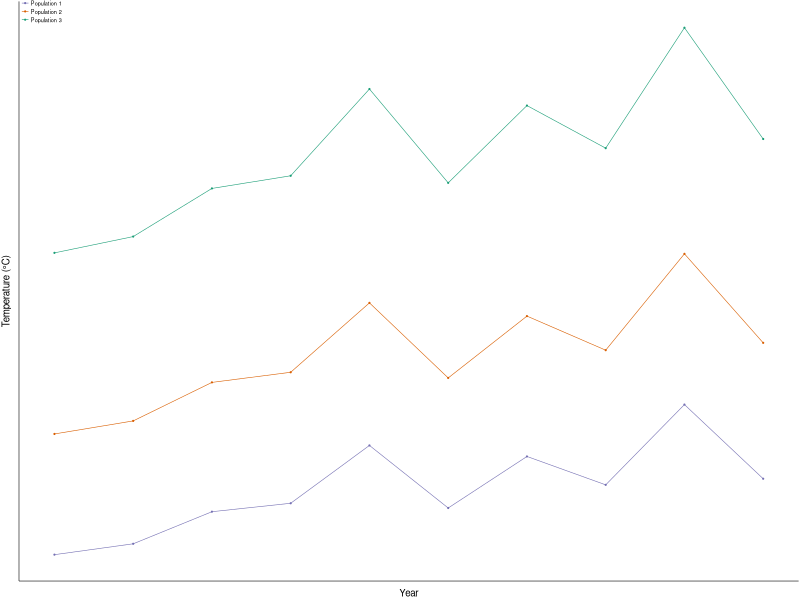
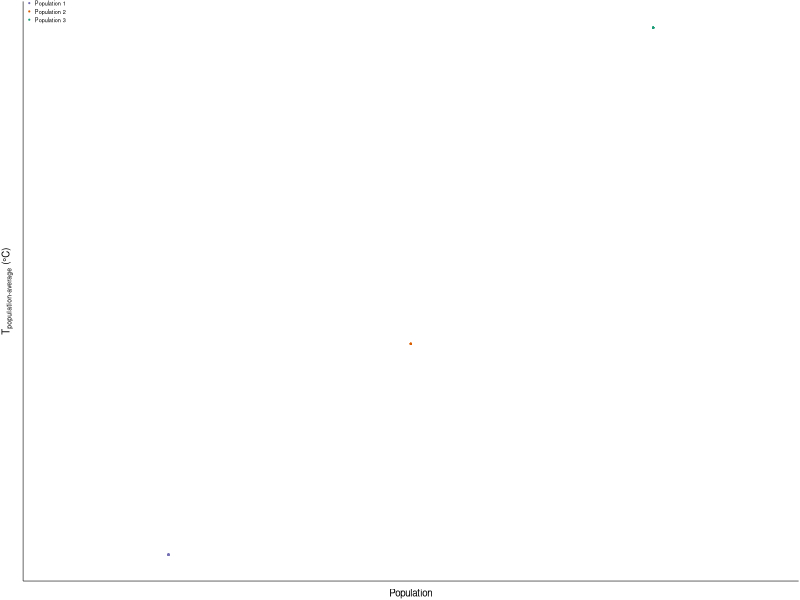
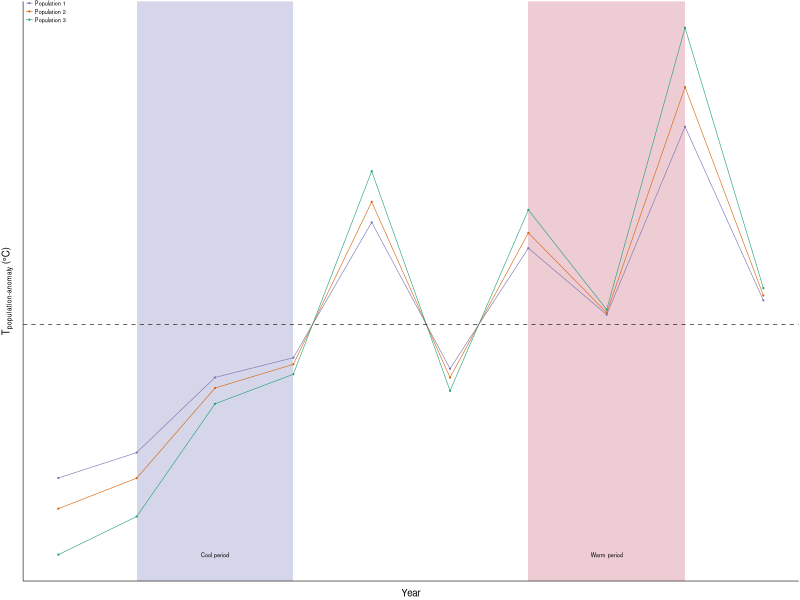
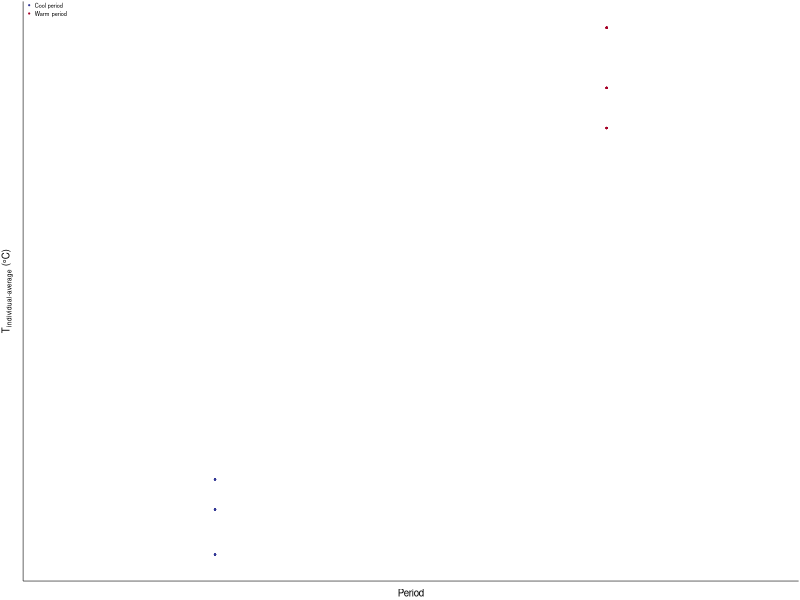
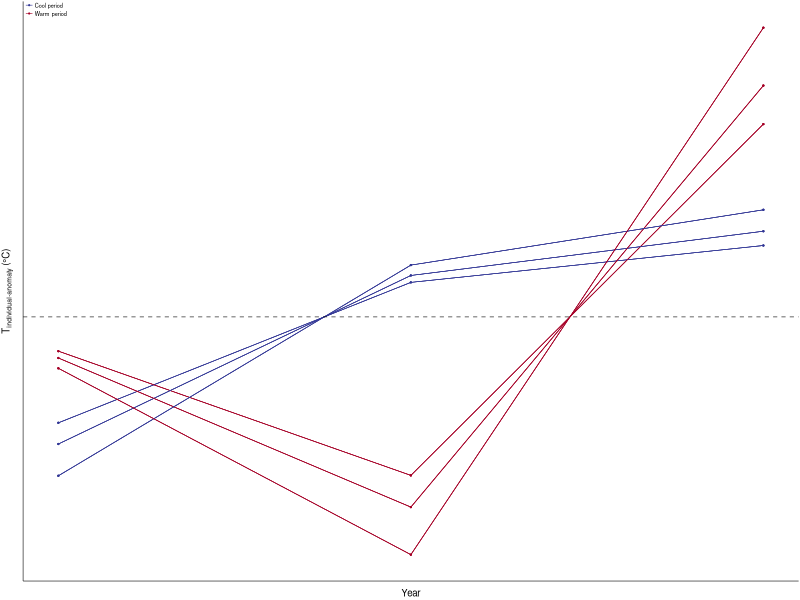
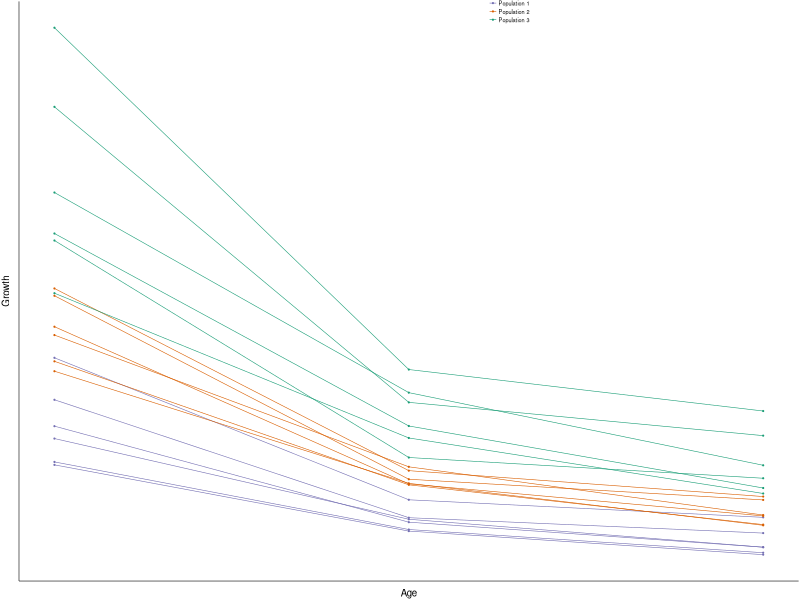
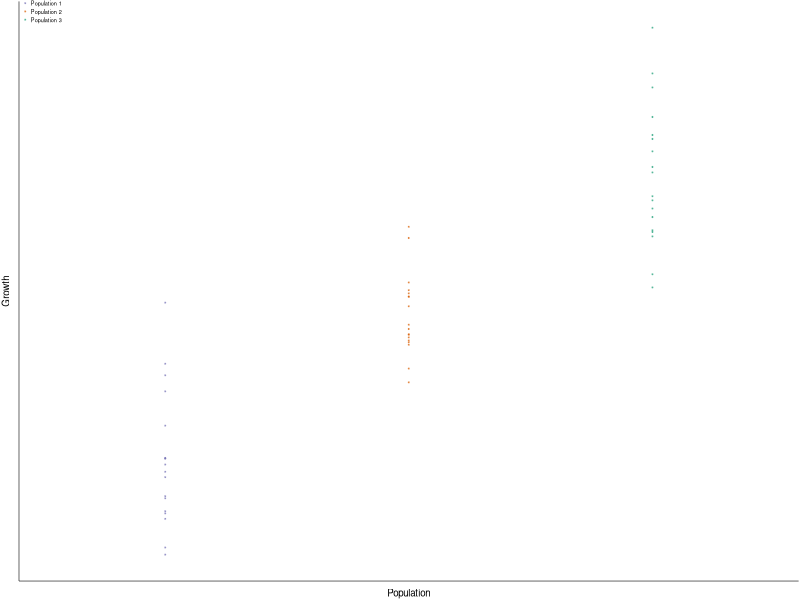
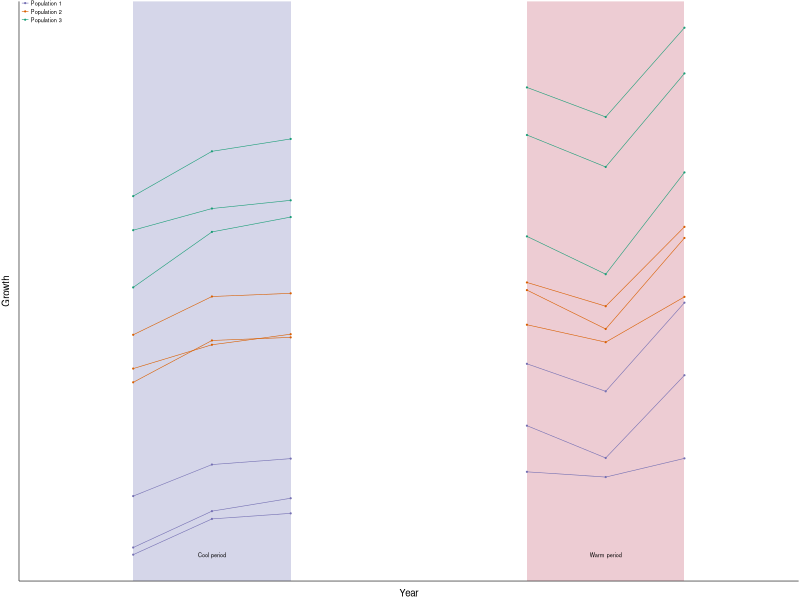

R code for these plots, in order: (Note: this script raises an error after producing the figures.)
library(tidyverse)
library(lme4)
library(effects)

# create a customised theme
theme_custom <- theme_classic() +
  theme(legend.background = element_rect(fill='transparent'),
        legend.key = element_rect(fill='transparent'),
        axis.text = element_blank(), 
        axis.ticks = element_blank(),
        legend.title = element_blank()) +
  theme(legend.position = c(0, 1),
        legend.justification = c(0.1, 0.75),
        axis.title = element_text(size = 7),
        axis.line = element_line(size = 0.2),
        legend.text = element_text(size = 4, margin = margin(l = 1, unit = "pt")),
        legend.key.size = unit(6, "pt"),
        plot.margin = unit(c(1,1,1,1), "pt")) 

## temperature panel ----
### temp data (population) -----
#### setup
pop <- c("Population 1", "Population 2", "Population 3")
n_pop <- length(pop)
n_year <- 10

#### data
set.seed(17) #17 for 10 year, 24 for 20 year
data_temp <- tibble(year = rep(seq(1, n_year), n_pop),
                    temp = rep(rnorm(n_year, mean = 6, sd = 0.5), n_pop),
                    pop = rep(pop, each = n_year)) %>%
  mutate(temp = temp * rep(c(1, 1.2, 1.5), each = n_year)) 

#pop_ave vs pop_ano
data_temp <- data_temp %>% 
  group_by(pop) %>% 
  mutate(pop_ave = mean(temp),
         pop_ano = temp - pop_ave) 

# manual arrangement to have increasing trend in year 2-4 and 7-9
data_temp <- data_temp %>% mutate(year = c(1,4,3,2,7,6,5,9,8,10))

### fish data (individual) ----
#### setup
# each pop has 2 cohorts, each cohort has 3 fish, each fish has 3 ages 
cohort <- c(2,7) # cohort 2: low temp, cohort 7: high temp
n_cohort = length(cohort)
n_age = 3
n_fish = 3*n_pop*n_cohort # each pop and each cohort 3 fish

df_period <- tibble(cohort = cohort,
                    period_mean = c(3,8),
                    period_name = c("Cool period",
                                    "Warm period"))

data_fish <- tibble(
  fish = 1:n_fish,
  pop = rep(pop, each = n_fish/n_pop),
  cohort = rep(cohort, n_fish/n_cohort)) %>%
  crossing(age = seq(1, n_age)) %>%
  mutate(year = cohort + age - 1)

# calculate ind_temp
data_fish <- data_fish %>% 
  left_join(data_temp) %>%
  group_by(fish) %>% 
  mutate(ind_ave = mean(pop_ano),
         ind_ano = pop_ano - ind_ave) %>%
  ungroup() %>%
  left_join(df_period)

### plot ----
#### temp
ggplot(data = data_temp, aes(x = year, y = temp, color = pop)) +
  geom_point(size = 0.1) +
  geom_line(linewidth = 0.2) +
  #geom_point(alpha = 0) +
  labs(x = "Year",
       y = "Temperature (°C)",
       color = "Population") +
  scale_color_brewer(palette = "Dark2", direction = -1) +
  theme_custom

p_temp <- last_plot()

#### pop-average pop-anomaly 
# pop-average
ggplot(data = data_temp, aes(x = pop, y = pop_ave, color = pop)) + 
  geom_point(size = 0.1) +
  labs(x = "Population",
       y = expression('T'['population-average'] * ' (°C)'),
       color = "Population") +
  scale_color_brewer(palette = "Dark2", direction = -1) +
  theme_custom

p_temp_pop.ave <- last_plot()

#### pop-anomaly
ggplot(data = data_temp, aes(x = year, y = pop_ano, color = pop)) + 
  annotate("rect", xmin = 2, xmax = 4, 
           ymin = -Inf, 
           ymax = Inf,
           fill = "#313695",
           alpha = 0.2) +
  annotate("rect", xmin = 7, xmax = 9, 
           ymin = -Inf, 
           ymax = Inf,
           fill = "#a50026",
           alpha = 0.2) +
  geom_point(size = 0.1) +
  geom_line(linewidth = 0.2) +
  geom_hline(yintercept = 0, linetype = "dashed", linewidth = 0.2) +
  labs(x = "Year",
       y = expression('T'['population-anomaly'] * ' (°C)'),
       color = "Population") +
  scale_color_brewer(palette = "Dark2", direction = -1) +
  annotate("text", 
           x = 3,
           y = min(data_temp$pop_ano), 
           label = "Cool period",
           size = 4/.pt) +
  annotate("text", 
           x = 8,
           y = min(data_temp$pop_ano), 
           label = "Warm period",
           size = 4/.pt) +
  theme_custom

p_temp_pop.ano <- last_plot()

#### ind-average
ggplot(data = data_fish, aes(x = period_mean, y = ind_ave, color = period_name)) + 
  geom_point(size = 0.1) +
  labs(x = "Period",
       y = expression('T'['individual-average'] * ' (°C)'),
       color = "Population") +
  scale_color_manual(values = c("Cool period" = "#313695", "Warm period" = "#a50026")) +
  xlim(1,10) +
  theme_custom

p_temp_ind.ave <- last_plot()

#### ind-anomaly
ggplot(data = data_fish, aes(x = age, y = ind_ano, group = fish, color = period_name)) + 
  geom_point(size = 0.1) +
  geom_line(linewidth = 0.2) +
  geom_hline(yintercept = 0, linetype = "dashed", linewidth = 0.2) +
  labs(x = "Year",
       y = expression('T'['individual-anomaly'] * ' (°C)'),
       color = "Population") +
  scale_color_manual(values = c("Cool period" = "#313695", "Warm period" = "#a50026")) +
  theme_custom

p_temp_ind.ano <- last_plot()

## growth panel ----
### data ----
set.seed(1)
data <- data_fish %>%
  mutate(intercept_fishid = rep(rnorm(n_fish, 0, 0.15), each = n_age),
         slope_fishid = rep(rnorm(n_fish, 0, 0.1), each = n_age)) %>%
  mutate(
    log_age = log(age),
    
    # growth - temperature effect
    growth_fish = (intercept_fishid) + 0.3*pop_ave + 0.3*ind_ave + (0.3 + slope_fishid)*ind_ano,
    growth = growth_fish + rnorm(nrow(.), 0, 0.01),
    
    # growth - temperature + age effect
    log_growth_at_age_true = 3 - 1.2*log_age, 
    log_growth_at_age = log_growth_at_age_true + growth,
    growth_at_age = exp(log_growth_at_age),
    
    # growth-temperature true
    growth_pop_ave_true = exp(3 - 1.2*mean(log_age) + 0.3*pop_ave + 0.3*mean(pop_ano)),
    growth_pop_ano_true = exp(3 - 1.2*mean(log_age) + 0.3*mean(pop_ave) + 0.3*pop_ano),
    growth_ind_ave_true = exp(3 - 1.2*mean(log_age) + 0.3*mean(pop_ave) + 0.3*ind_ave + 0.3*mean(ind_ano)),
    growth_ind_ano_true = exp(3 - 1.2*mean(log_age) + 0.3*mean(pop_ave) + 0.3*mean(ind_ave) + 0.3*ind_ano),
    growth_ind_ano_fish = exp((3+intercept_fishid) - 1.2*mean(log_age) + 0.3*mean(pop_ave) + 0.3*mean(ind_ave) + (0.3 + slope_fishid)*ind_ano)
  )

### plot ----
#### growth 
ggplot(data = data, aes(x = age, y = growth_at_age, group = fish, color = pop)) +
  geom_point(size = 0.1) +
  geom_line(linewidth = 0.2) +
  labs(x = "Age",
       y = "Growth",
       color = "Population") +
  scale_color_brewer(palette = "Dark2", direction = -1) +
  guides(colour = guide_legend(override.aes = list(alpha = 1))) +
  theme(legend.background = element_rect(fill='transparent'),
        axis.text = element_blank(), 
        axis.ticks = element_blank(),
        legend.title = element_blank()) +
  theme_custom +
  theme(legend.position = c(0.6, 1))

p_growth <- last_plot()

#### pop-average
ggplot(data = data, aes(x = pop, y = growth, group = fish, color = pop)) +
  geom_point(size = 0.1, alpha = 0.5) +
  labs(x = "Population",
       y = "Growth",
       color = "Population") +
  scale_color_brewer(palette = "Dark2", direction = -1) +
  theme_custom

p_growth_pop.ave <- last_plot()

#### pop-anomaly
ggplot(data = data, aes(x = year, y = growth, group = fish, color = pop)) + 
  annotate("rect", xmin = 2, xmax = 4, 
           ymin = -Inf, 
           ymax = Inf,
           fill = "#313695",
           alpha = 0.2) +
  annotate("rect", xmin = 7, xmax = 9, 
           ymin = -Inf, 
           ymax = Inf,
           fill = "#a50026",
           alpha = 0.2) +
  geom_point(size = 0.1) +
  geom_line(linewidth = 0.2) +
  labs(x = "Year",
       y = "Growth",
       color = "Population") +
  scale_color_brewer(palette = "Dark2", direction = -1) +
  annotate("text", 
           x = 3,
           y = min(data$growth), 
           label = "Cool period",
           size = 4/.pt) +
  annotate("text", 
           x = 8,
           y = min(data$growth), 
           label = "Warm period",
           size = 4/.pt) +
  xlim(1,10) +
  guides(colour = guide_legend(override.aes = list(alpha = 1))) +
  theme_custom

p_growth_pop.ano <- last_plot()

#### ind-average
ggplot(data = data, aes(x = period_mean, y = growth, group = fish, color = period_name)) +
  geom_point(size = 0.1, alpha = 0.5) +
  labs(x = "Period",
       y = "Growth") +
  scale_color_manual(values = c("Cool period" = "#313695", "Warm period" = "#a50026")) +
  guides(colour = guide_legend(override.aes = list(alpha = 1))) +
  xlim(1,10) +
  theme_custom

p_growth_ind.ave <- last_plot()

# ind-anomaly
ggplot(data = data, aes(x = age, y = growth, group = fish, color = period_name)) +
  geom_point(size = 0.1) +
  geom_line(linewidth = 0.2) +
  labs(x = "Year",
       y = "Growth") +
  scale_color_manual(values = c("Cool period" = "#313695", "Warm period" = "#a50026")) +
  guides(colour = guide_legend(override.aes = list(alpha = 1))) +
  theme_custom

p_growth_ind.ano <- last_plot()

## growth-temperature response panel ----
### note ----
# note: this panel can be visualised using either
# (1) - model results (pop and ind levels)
# (2) - simulation data (columns in section growth-temperature true of growth data)

# model
m_pop <- lmer(log_growth_at_age ~ 1 + log_age + pop_ano + pop_ave + (1 | fish), data = data)
m_ind <- lmer(log_growth_at_age ~ 1 + log_age + pop_ave + ind_ave + ind_ano + (1 + ind_ano | fish), data = data)

### plot ----
#### pop-average
# simulation data
ggplot(data = data, aes(x = pop_ave, y = growth_pop_ave_true)) +
  geom_line()

# use model results for smooth effect (if use simulation data, there are only 3 points)
pred <- as.data.frame(Effect(c("pop_ave"), m_pop, xlevels = 10))
ggplot(data = pred, aes(x = pop_ave, y = exp(fit))) +
  geom_line(linewidth = 0.3) +
  labs(x = expression('T'['population-average'] * ' (°C)'),
       y = "Growth") +
  theme_custom +
  ylim(59, 155) #from growth_pop_ave_true

p_response_pop.ave <- last_plot()

#### pop-anomaly
ggplot(data = data, aes(x = pop_ano, y = growth_pop_ano_true)) +
  geom_line(linewidth = 0.4) +
  labs(x = expression('T'['population-anomaly'] * ' (°C)'),
       y = "Growth") +
  theme_custom +
  ylim(59, 155)

p_response_pop.ano <- last_plot()

#### ind-average
ggplot(data = data, aes(x = ind_ave, y = growth_ind_ave_true)) +
  geom_line(linewidth = 0.4) +
  labs(x = expression('T'['individual-average'] * ' (°C)'),
       y = "Growth") +
  theme_custom +
  ylim(59, 155)# +
  #xlim(-0.5, 0.61) #ind_ano

p_response_ind.ave <- last_plot()

#### ind-anomaly
ggplot() +
  geom_line(data = data, 
            aes(x = ind_ano, y = growth_ind_ano_true),
            linewidth = 0.4) +
  geom_line(data = data, 
            aes(x = ind_ano, y = growth_ind_ano_fish, 
                group = fish), 
            alpha = 0.3,
            linewidth = 0.15) +
  labs(x = expression('T'['individual-anomaly'] * ' (°C)'),
       y = "Growth") +
  theme_custom +
  ylim(59, 155)# +
  #xlim(-0.5, 0.61)

p_response_ind.ano <- last_plot()

## save plot ----
plot_list <- list("p_temp" = p_temp,
                  "p_temp_pop.ave" = p_temp_pop.ave,
                  "p_temp_pop.ano" = p_temp_pop.ano,
                  "p_temp_ind.ave" = p_temp_ind.ave,
                  "p_temp_ind.ano" = p_temp_ind.ano,
                  "p_growth" = p_growth,
                  "p_growth_pop.ave" = p_growth_pop.ave,
                  "p_growth_pop.ano" = p_growth_pop.ano,
                  "p_growth_ind.ave" = p_growth_ind.ave,
                  "p_growth_ind.ano" = p_growth_ind.ano,
                  "p_response_pop.ave" = p_response_pop.ave,
                  "p_response_pop.ano" = p_response_pop.ano,
                  "p_response_ind.ave" = p_response_ind.ave,
                  "p_response_ind.ano" = p_response_ind.ano)

dir_report <- "./report"
for (i in 1:length(plot_list)) {
  ggsave(plot_list[[i]], file = file.path(dir_report, "fig3_conceptual temperature effect", paste0(names(plot_list[i]),".pdf") ),
         device = cairo_pdf,
         width = 3.3, height = 3.3,
         units = "cm")
  
  # ggsave(plot_list[[i]], file = file.path(dir_report, "fig3_conceptual temperature effect", paste0(names(plot_list[i]),".tiff") ),
  #        width = 3.3, height = 3.3,
  #        units = "cm",
  #        dpi = 1000,
  #        device = "tiff")
}
